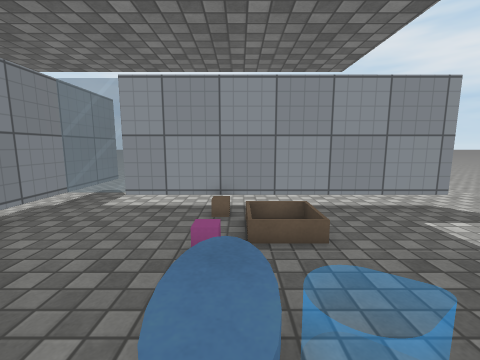
[1] (above)

12 first-person views from a walk through a scene from a Unity 3-D project. The camera is 1.2 m above the floor, tilts 8° down and sees 90° across. The floor is counted in squares, 0.5 m on a side. Each view is taken from the middle of a square. On the plan, view 1 faces up. The plan holds only what a view shows up to about 17 squares ahead; the rest is blank. The place goes on beyond the plan. The player is left out. Some surface patterns are stand-ins.

[2]
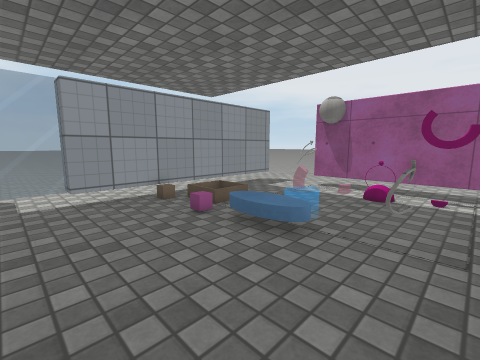

[3]
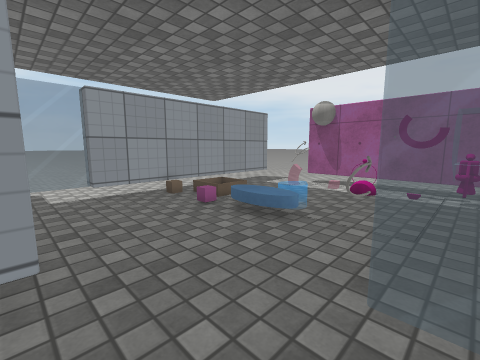

[4]
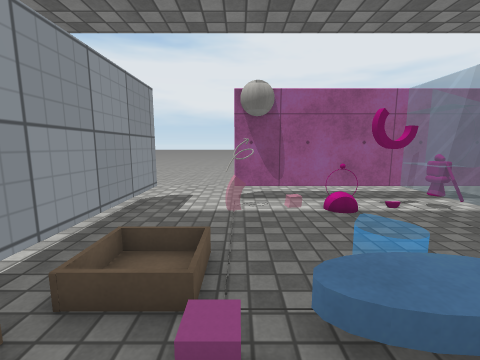

[5]
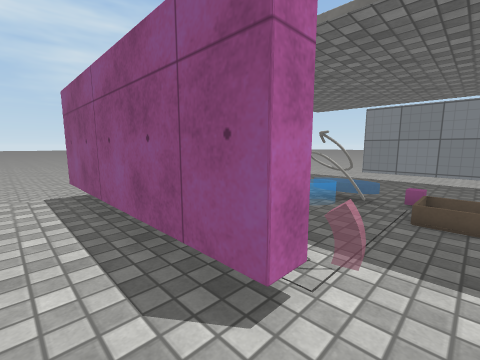

[6]
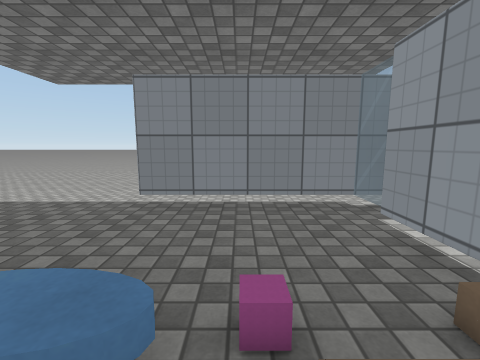

[7]
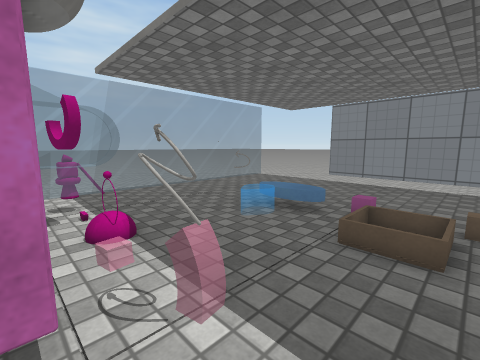

[8]
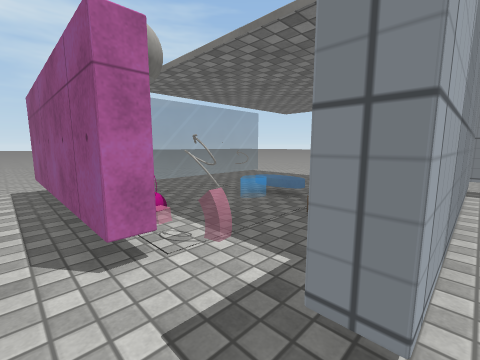

[9]
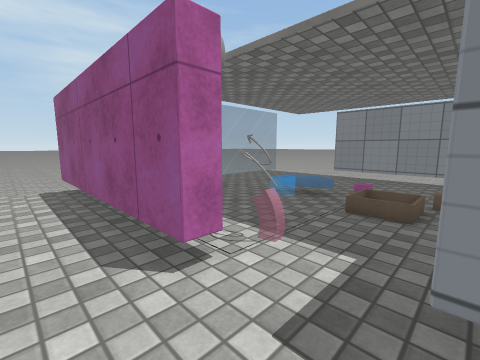

[10]
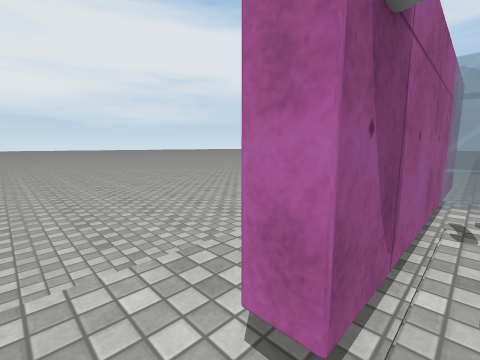

[11]
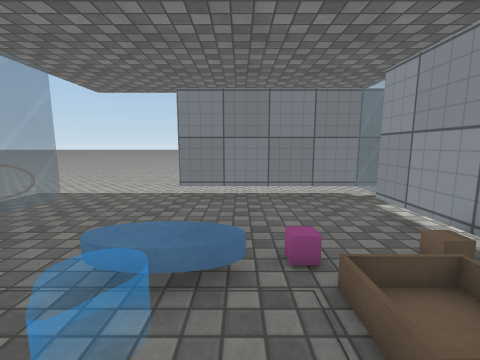

[12]
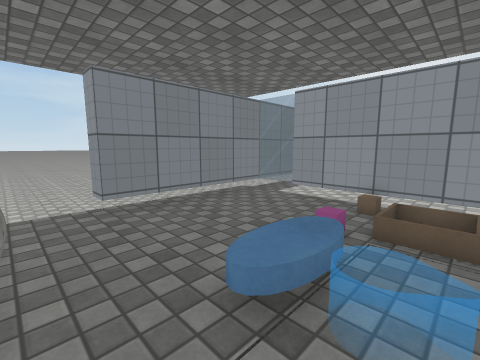

### Floor plan
Key: @ floor where view 1 was taken; # wall or solid block; . floor; = window, fence, low wall or low ledge; v drop or lower ground; T thing the floor can be seen under or through; O other object.
Columns run from 8 left of view 1 to 12 right of it. Each row starts with its distance up from view 1.
 13  #vvvvvv
 12  #..................v
 11  #..................
 10  #..TTTTTTTTTTTTT...
  9  #==TTTTTTTTTTTTT...v
  8  #..................v
  7  #..................v
  6  #..................v
  5  #.....O...... OOT..v
  4  #......O.......OT..v
  3  #.....OO.......TT..v
  2  #.....OO.......TT..v
  1 ##............O TT..v
  0 v.......@.....OOTT..v
 -1 v.....OO .....OOTT..v
 -2 v...===========OTT..v
 -3 v...============TT..
 -4 v...............TT..
 -5 v...  ..........##..
 -6 v..    .........##..
 -7 vv           v vvvvv

Positions as (right, up) in squares from view 1, and headings:
1: (0, 0), facing up
2: (-6, -2), facing up-right
3: (-7, -3), facing up-right
4: (-3, 5), facing right
5: (11, 7), facing down-left
6: (2, 5), facing left
7: (8, 8), facing down-left
8: (10, 10), facing down-left
9: (11, 9), facing down-left
10: (7, 7), facing down-right
11: (4, 4), facing left
12: (2, -1), facing up-left
